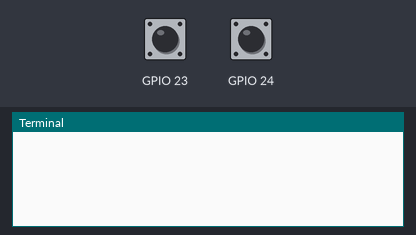
The program below on a simulated Raspberry Pi (BCM pin numbers). On the bench: the last lines printed to the terminal. The inputs (shaded band) are chosen by the test bench; at power-on: GPIO 23 LOW, GPIO 24 HIGH.

Above: at 1.2 s.
1.3 s: GPIO 23 pulled HIGH for 0.15 s
At 2.1 s:
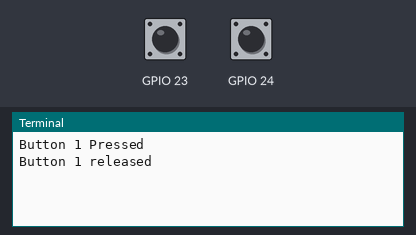
2.9 s: GPIO 24 pulled LOW for 0.15 s
At 3.03 s:
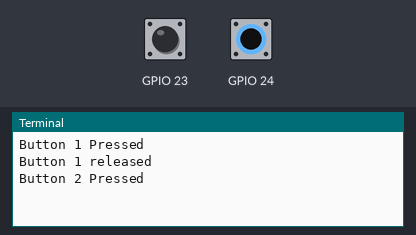

Measured:
- after the input at 1.3 s, the terminal: prints a new line at once (image 1)
- after the input at 2.9 s, the terminal: prints a new line at once (image 2)

The program:

GPIO_Falling.py
```python
#!/usr/bin/env python

import RPi.GPIO as GPIO


GPIO.setmode(GPIO.BCM) #BCM -- GPIO Number ; BOARD -- Pin Number
GPIO.setup(23, GPIO.IN, pull_up_down = GPIO.PUD_DOWN)
GPIO.setup(24, GPIO.IN, pull_up_down = GPIO.PUD_UP)

while True:

	GPIO.wait_for_edge(23, GPIO.RISING)
	print("Button 1 Pressed")
	GPIO.wait_for_edge(23, GPIO.FALLING)
	print("Button 1 released")

	GPIO.wait_for_edge(24, GPIO.FALLING)
	print("Button 2 Pressed")
	GPIO.wait_for_edge(24, GPIO.RISING)
	print("Button 2 released")

GPIO.cleanup()
```
